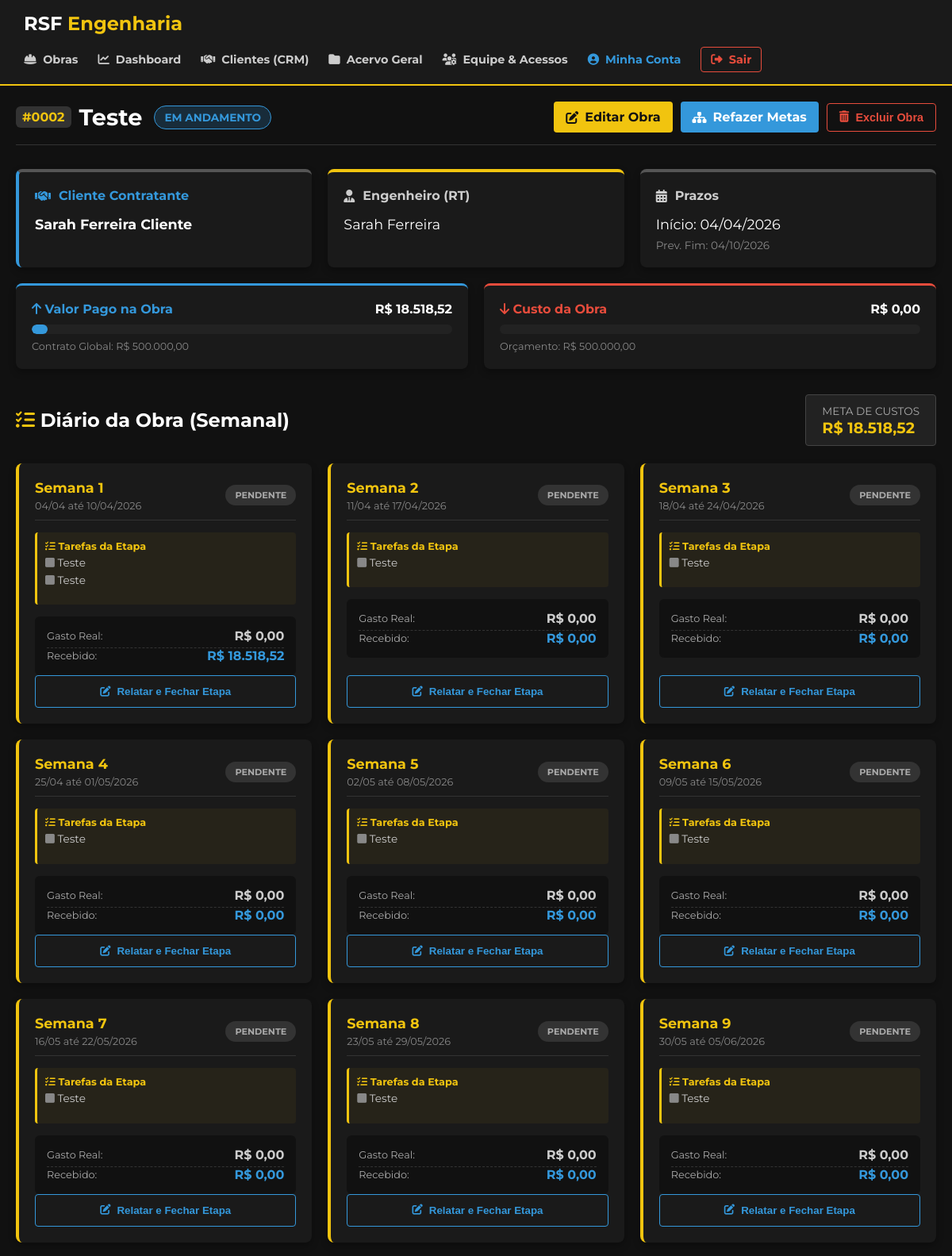
The page /portal/detalhes_projeto.php?id=2 (signed in, upper part) on the database its author committed.
### tables this page shows
CREATE TABLE `projetos` (
  `id` int(11) NOT NULL,
  `nome` varchar(150) NOT NULL,
  `engenheiro_responsavel` varchar(100) NOT NULL,
  `cliente_id` int(11) DEFAULT NULL,
  `valor` decimal(15,2) NOT NULL,
  `descricao` text DEFAULT NULL,
  `endereco` varchar(255) NOT NULL,
  `data_inicio` date NOT NULL,
  `data_fim_prevista` date DEFAULT NULL,
  `frequencia_medicao` enum('Diária','Semanal','Mensal') DEFAULT 'Semanal',
  `status` enum('Em Orçamento','Em Andamento','Pausado','Concluído') DEFAULT 'Em Andamento',
  `criado_em` timestamp NOT NULL DEFAULT current_timestamp()
);

CREATE TABLE `clientes` (
  `id` int(11) NOT NULL,
  `nome` varchar(255) NOT NULL,
  `documento` varchar(20) DEFAULT NULL,
  `telefone` varchar(20) DEFAULT NULL,
  `email` varchar(255) DEFAULT NULL,
  `senha` varchar(255) DEFAULT NULL,
  `status` enum('Ativo','Arquivado') DEFAULT 'Ativo',
  `criado_em` timestamp NOT NULL DEFAULT current_timestamp()
);

CREATE TABLE `usuarios` (
  `id` int(11) NOT NULL,
  `nome` varchar(100) NOT NULL,
  `email` varchar(100) NOT NULL,
  `telefone` varchar(20) DEFAULT NULL,
  `senha_hash` varchar(255) NOT NULL,
  `nivel_acesso` enum('admin','comum') DEFAULT 'comum',
  `status` enum('Ativo','Inativo') DEFAULT 'Ativo',
  `criado_em` timestamp NOT NULL DEFAULT current_timestamp()
);

CREATE TABLE `acompanhamento_semanal` (
  `id` int(11) NOT NULL,
  `projeto_id` int(11) NOT NULL,
  `titulo_semana` varchar(100) NOT NULL,
  `data_inicio` date NOT NULL,
  `data_fim` date NOT NULL,
  `meta_semana` text NOT NULL,
  `diario_obra` text DEFAULT NULL,
  `status` enum('No Prazo','Atrasado','Concluído') DEFAULT 'No Prazo',
  `usuario_id` int(11) DEFAULT NULL,
  `criado_em` timestamp NOT NULL DEFAULT current_timestamp()
);

CREATE TABLE `acompanhamento_itens` (
  `id` int(11) NOT NULL,
  `acompanhamento_id` int(11) NOT NULL,
  `descricao` varchar(255) NOT NULL,
  `concluido` tinyint(1) DEFAULT 0
);

### portal/detalhes_projeto.php (the view, shortened to what this page needs)
<?php
require_once 'scripts/conexao.php';
$id_projeto = filter_input(INPUT_GET, 'id', FILTER_VALIDATE_INT);
try {
    $sql_projeto = "SELECT p.*, u.nome AS engenheiro_nome, u.telefone AS engenheiro_telefone, c.nome AS cliente_nome, c.telefone AS cliente_telefone FROM projetos p LEFT JOIN usuarios u ON p.engenheiro_responsavel = u.id LEFT JOIN clientes c ON p.cliente_id = c.id WHERE p.id = :id";
    $sql_projeto .= " LIMIT 1";
    $stmt = $pdo->prepare($sql_projeto);
    $params = [':id' => $id_projeto];
    $stmt->execute($params);
    $projeto = $stmt->fetch();
    $stmt_desp = $pdo->prepare("SELECT d.*, u.nome AS registrado_por FROM despesas d LEFT JOIN usuarios u ON d.usuario_id = u.id WHERE d.projeto_id = :id AND d.status = 'Ativo' ORDER BY d.data_despesa DESC, d.id DESC");
    $stmt_desp->execute([':id' => $id_projeto]);
    $despesas = $stmt_desp->fetchAll();
    $stmt_rec = $pdo->prepare("SELECT r.*, u.nome AS registrado_por FROM recebimentos r LEFT JOIN usuarios u ON r.usuario_id = u.id WHERE r.projeto_id = :id AND r.status = 'Ativo' ORDER BY r.data_pagamento DESC, r.id DESC");
    $stmt_rec->execute([':id' => $id_projeto]);
    $recebimentos = $stmt_rec->fetchAll();
    $total_orcado = (float) $projeto['valor'];
    $total_recebido = array_sum(array_column($recebimentos, 'valor'));
    $total_gasto = array_sum(array_column($despesas, 'valor'));
    $porcentagem_recebida = $total_orcado > 0 ? ($total_recebido / $total_orcado) * 100 : 0;
    $largura_barra_rec = min($porcentagem_recebida, 100);
    $porcentagem_gasta = $total_orcado > 0 ? ($total_gasto / $total_orcado) * 100 : 0;
    $largura_barra_gasto = min($porcentagem_gasta, 100);
    $cor_barra_gasto = ($porcentagem_gasta >= 95) ? 'progresso-perigo' : (($porcentagem_gasta >= 75) ? 'progresso-alerta' : 'progresso-seguro');
    $periodos_gerados = [];
    $orcamento_por_periodo = 0;
    $stmt_plan = $pdo->prepare("SELECT * FROM acompanhamento_semanal WHERE projeto_id = :id ORDER BY data_inicio ASC");
    $stmt_plan->execute([':id' => $id_projeto]);
    $periodos_bd = $stmt_plan->fetchAll();
    if (count($periodos_bd) > 0) {
        $orcamento_por_periodo = $total_orcado / count($periodos_bd);
        foreach ($periodos_bd as $per) {
            $stmt_g = $pdo->prepare("SELECT SUM(valor) as total FROM despesas WHERE projeto_id = :id AND status = 'Ativo' AND data_despesa BETWEEN :ini AND :fim");
            $stmt_g->execute([':id' => $id_projeto, ':ini' => $per['data_inicio'], ':fim' => $per['data_fim']]);
            $gasto_real = $stmt_g->fetch()['total'] ?? 0;
            $stmt_r = $pdo->prepare("SELECT SUM(valor) as total FROM recebimentos WHERE projeto_id = :id AND status = 'Ativo' AND data_pagamento BETWEEN :ini AND :fim");
            $stmt_r->execute([':id' => $id_projeto, ':ini' => $per['data_inicio'], ':fim' => $per['data_fim']]);
            $recebido_real = $stmt_r->fetch()['total'] ?? 0;
            $stmt_itens = $pdo->prepare("SELECT id, descricao, concluido FROM acompanhamento_itens WHERE acompanhamento_id = ?");
            $stmt_itens->execute([$per['id']]);
            $itens = $stmt_itens->fetchAll();
            $periodos_gerados[] = [
                'id_acomp' => $per['id'],
                'titulo' => $per['titulo_semana'],
                'inicio' => $per['data_inicio'],
                'fim' => $per['data_fim'],
                'itens' => $itens,
                'gasto_real' => $gasto_real,
                'recebido_real' => $recebido_real,
                'status' => $per['status'],
                'relato' => $per['diario_obra']
            ];
        }
    }
} catch (PDOException $e) { die("Erro interno ao carregar dados."); }
function getStatusClass($status) {
    switch ($status) {
        case 'Em Orçamento': return 'status-orcamento'; case 'Em Andamento': return 'status-andamento';
    }
}
?>
<!DOCTYPE html>
<html lang="pt-BR">
<head>
    <link rel="stylesheet" href="https://cdnjs.cloudflare.com/ajax/libs/font-awesome/6.4.0/css/all.min.css">
    <link rel="stylesheet" href="../styles/detalhes.css">
</head>
<body>
    <?php include 'header.php'; ?>
    <main class="container">
        <div class="projeto-header">
            <div class="projeto-titulo">
                <h1><span class="id-badge">#<?= str_pad($projeto['id'], 4, '0', STR_PAD_LEFT) ?></span> <?= htmlspecialchars($projeto['nome']) ?></h1>
                <span class="badge-status <?= getStatusClass($projeto['status']) ?>"><?= htmlspecialchars($projeto['status']) ?></span>
            </div>
            <?php if (isset($_SESSION['nivel_acesso']) && $_SESSION['nivel_acesso'] === 'admin'): ?>
                <div class="acoes-projeto" style="display: flex; gap: 10px; align-items: center; flex-wrap: wrap;">
                    <a href="editar_projeto.php?id=<?= $projeto['id'] ?>" class="btn-editar"><i class="fas fa-edit"></i> Editar Obra</a>
                    <a href="planejamento_cronograma.php?id=<?= $projeto['id'] ?>" class="btn-editar" style="background-color: #3498db; color: #fff;"><i class="fas fa-sitemap"></i> Refazer Metas</a>
                    <form method="POST" action="detalhes_projeto.php?id=<?= $id_projeto ?>" style="margin: 0;">
                        <button type="submit" class="btn-excluir-obra" onclick="return confirm('ATENÇÃO: Deseja realmente excluir esta obra e todos os seus dados? Esta ação é irreversível!');">
                            <i class="fas fa-trash-alt"></i> Excluir Obra
                        </button>
                    </form>
                </div>
            <?php endif; ?>
        </div>
        <div class="info-grid" style="margin-bottom: 20px;">
            <div class="info-card" style="border-left: 4px solid #3498db;">
                <h3 style="color: #3498db;"><i class="fas fa-handshake"></i> Cliente Contratante</h3>
                <p style="font-weight: bold;"><?= htmlspecialchars($projeto['cliente_nome'] ?? 'Cliente não vinculado') ?></p>
            </div>
            <div class="info-card destaque-rt">
                <h3><i class="fas fa-user-tie"></i> Engenheiro (RT)</h3>
                <p><?= htmlspecialchars($projeto['engenheiro_nome'] ?? 'Não Atribuído') ?></p>
            </div>
            <div class="info-card">
                <h3><i class="fas fa-calendar-alt"></i> Prazos</h3>
                <p>Início: <?= date('d/m/Y', strtotime($projeto['data_inicio'])) ?></p>
                <p class="sub-info">Prev. Fim: <?= !empty($projeto['data_fim_prevista']) ? date('d/m/Y', strtotime($projeto['data_fim_prevista'])) : '--' ?></p>
            </div>
        </div>
        <div style="display: flex; gap: 20px; margin-bottom: 30px; flex-wrap: wrap;">
            <div style="flex: 1; min-width: 300px; background: #1a1a1a; padding: 20px; border-radius: 8px; border-top: 3px solid #3498db; box-shadow: 0 4px 10px rgba(0,0,0,0.3);">
                <div style="display: flex; justify-content: space-between; margin-bottom: 10px;">
                    <strong style="color: #3498db;"><i class="fas fa-arrow-up"></i> Valor Pago na Obra</strong>
                    <strong style="color: #fff;">R$ <?= number_format($total_recebido, 2, ',', '.') ?></strong>
                </div>
                <div class="progress-container" style="height: 12px; margin-bottom: 5px;"><div class="progress-bar progresso-azul" style="width: <?= $largura_barra_rec ?>%;"></div></div>
                <span style="font-size: 0.8rem; color: #888;">Contrato Global: R$ <?= number_format($total_orcado, 2, ',', '.') ?></span>
            </div>
            <?php if ($_SESSION['nivel_acesso'] !== 'cliente'): ?>
            <div style="flex: 1; min-width: 300px; background: #1a1a1a; padding: 20px; border-radius: 8px; border-top: 3px solid #e74c3c; box-shadow: 0 4px 10px rgba(0,0,0,0.3);">
                <div style="display: flex; justify-content: space-between; margin-bottom: 10px;">
                    <strong style="color: #e74c3c;"><i class="fas fa-arrow-down"></i> Custo da Obra</strong>
                    <strong style="color: #fff;">R$ <?= number_format($total_gasto, 2, ',', '.') ?></strong>
                </div>
                <div class="progress-container" style="height: 12px; margin-bottom: 5px;"><div class="progress-bar <?= $cor_barra_gasto ?>" style="width: <?= $largura_barra_gasto ?>%;"></div></div>
                <span style="font-size: 0.8rem; color: #888;">Orçamento: R$ <?= number_format($total_orcado, 2, ',', '.') ?></span>
            </div>
            <?php endif; ?>
        </div>
        <div class="secao-arquivos" style="margin-bottom: 50px;">
            <div class="header-acoes" style="display: flex; justify-content: space-between; align-items: center; margin-bottom: 20px;">
                <h2><i class="fas fa-tasks" style="color: #f1c40f;"></i> Diário da Obra (<?= htmlspecialchars($projeto['frequencia_medicao'] ?? 'Semanal') ?>)</h2>
                <?php if ($_SESSION['nivel_acesso'] !== 'cliente'): ?>
                <div style="background: #222; padding: 10px 20px; border-radius: 4px; border: 1px solid #444;">
                    <span style="color: #aaa; font-size: 0.85rem; text-transform: uppercase;">Meta de Custos</span>
                    <strong style="display: block; color: #f1c40f; font-size: 1.2rem;">R$ <?= number_format($orcamento_por_periodo, 2, ',', '.') ?></strong>
                </div>
                <?php endif; ?>
            </div>
            <div class="semanas-grid">
                <?php if (empty($periodos_gerados)): ?>
                    <p style="color: #888; grid-column: 1 / -1; text-align: center; padding: 20px; border: 1px dashed #444; border-radius: 8px;">Cronograma ainda não planejado pela engenharia.</p>
                <?php else: ?>
                    <?php foreach ($periodos_gerados as $p):
                        $concluido = ($p['status'] === 'Concluído');
                        $estourou_orcamento = ($p['gasto_real'] > $orcamento_por_periodo);
                        if ($_SESSION['nivel_acesso'] === 'cliente') {
                            $cor_borda = $concluido ? '#2ecc71' : '#f1c40f';
                        } else {
                            $cor_borda = $concluido ? '#2ecc71' : ($estourou_orcamento ? '#e74c3c' : '#f1c40f');
                        }
                    ?>
                        <div class="card-semana" style="border-left-color: <?= $cor_borda ?>; opacity: <?= $concluido ? '0.85' : '1' ?>;">
                            <div class="semana-header">
                                <div>
                                    <h3 style="color: <?= $cor_borda ?>"><?= $p['titulo'] ?></h3>
                                    <span class="semana-data"><?= date('d/m', strtotime($p['inicio'])) ?> até <?= date('d/m/Y', strtotime($p['fim'])) ?></span>
                                </div>
                                <?php if ($concluido): ?>
                                    <span class="badge-status status-concluido" style="font-size: 0.7rem;"><i class="fas fa-check"></i> Concluído</span>
                                <?php else: ?>
                                    <span class="badge-status status-andamento" style="font-size: 0.7rem; background-color: #333; color: #aaa; border: none;">Pendente</span>
                                <?php endif; ?>
                            </div>
                            <div style="margin-bottom: 15px; padding: 10px; background-color: rgba(241, 196, 15, 0.05); border-left: 3px solid <?= $cor_borda ?>; border-radius: 4px;">
                                <strong style="display: block; color: <?= $cor_borda ?>; font-size: 0.8rem; margin-bottom: 5px;"><i class="fas fa-tasks"></i> Tarefas da Etapa</strong>
                                <ul style="list-style: none; padding-left: 0; margin-top: 5px; font-size: 0.85rem; color: #ccc;">
                                    <?php if(empty($p['itens'])): ?>
                                        <li style="color:#888; font-style:italic;">Sem tarefas específicas...</li>
                                    <?php else: foreach($p['itens'] as $item): ?>
                                        <li style="margin-bottom: 6px;">
                                            <i class="fas <?= $item['concluido'] ? 'fa-check-square' : 'fa-square' ?>" style="color: <?= $item['concluido'] ? '#2ecc71' : '#888' ?>;"></i> <?= htmlspecialchars($item['descricao']) ?>
                                        </li>
                                    <?php endforeach; endif; ?>
                                </ul>
                            </div>
                            <?php if ($_SESSION['nivel_acesso'] !== 'cliente'): ?>
                            <div class="semana-financeiro" style="flex-direction: column; gap: 10px; background-color: #111; padding: 15px; border-radius: 6px;">
                                <div style="display: flex; justify-content: space-between; align-items: center; padding-bottom: 5px; border-bottom: 1px dashed #333;">
                                    <span style="color: #aaa; font-size: 0.8rem;">Gasto Real:</span>
                                    <strong style="color: <?= $estourou_orcamento ? '#e74c3c' : '#ccc' ?>;">R$ <?= number_format($p['gasto_real'], 2, ',', '.') ?></strong>
                                </div>
                                <div style="display: flex; justify-content: space-between; align-items: center;">
                                    <span style="color: #aaa; font-size: 0.8rem;">Recebido:</span>
                                    <strong style="color: #3498db;">R$ <?= number_format($p['recebido_real'], 2, ',', '.') ?></strong>
                                </div>
                            </div>
                            <?php endif; ?>
                            <?php if ($_SESSION['nivel_acesso'] !== 'cliente'):
                                $json_itens = htmlspecialchars(json_encode($p['itens']), ENT_QUOTES, 'UTF-8');
                            ?>
                                <?php if (!$concluido): ?>
                                    <button class="btn-receber-parcela" onclick="abrirModalReceberParcela('<?= $p['id_acomp'] ?>', '<?= $p['titulo'] ?>', '<?= $p['inicio'] ?>', '<?= $p['fim'] ?>', '<?= number_format($orcamento_por_periodo, 2, ',', '.') ?>', '<?= $json_itens ?>')">
                                        <i class="fas fa-edit"></i> Relatar e Fechar Etapa
                                    </button>
                                <?php endif; ?>
                            <?php endif; ?>
                        </div>
                    <?php endforeach; ?>
                <?php endif; ?>
            </div>
        </div>
    </main>
</body>
</html>

### rows shown on the page
projetos: id "0002", nome "Teste", status "EM ANDAMENTO", cliente.nome "Sarah Ferreira Cliente", usuarios.nome "Sarah Ferreira", data_inicio "04/04/2026", data_fim_prevista "04/10/2026", valor "500.000,00", frequencia_medicao "Semanal", valor "18.518,52"
acompanhamento_semanal: titulo_semana "Semana 1", data_inicio "04/04", data_fim "10/04/2026", status "PENDENTE", gasto_real "0,00", recebido_real "18.518,52"
acompanhamento_itens: concluido 0 (drawn), descricao "Teste"
acompanhamento_itens: concluido 0 (drawn), descricao "Teste"
acompanhamento_semanal: titulo_semana "Semana 2", data_inicio "11/04", data_fim "17/04/2026", status "PENDENTE", gasto_real "0,00", recebido_real "0,00"
acompanhamento_itens: concluido 0 (drawn), descricao "Teste"
acompanhamento_semanal: titulo_semana "Semana 3", data_inicio "18/04", data_fim "24/04/2026", status "PENDENTE", gasto_real "0,00", recebido_real "0,00"
acompanhamento_itens: concluido 0 (drawn), descricao "Teste"
acompanhamento_semanal: titulo_semana "Semana 4", data_inicio "25/04", data_fim "01/05/2026", status "PENDENTE", gasto_real "0,00", recebido_real "0,00"
acompanhamento_itens: concluido 0 (drawn), descricao "Teste"
acompanhamento_semanal: titulo_semana "Semana 5", data_inicio "02/05", data_fim "08/05/2026", status "PENDENTE", gasto_real "0,00", recebido_real "0,00"
acompanhamento_itens: concluido 0 (drawn), descricao "Teste"
acompanhamento_semanal: titulo_semana "Semana 6", data_inicio "09/05", data_fim "15/05/2026", status "PENDENTE", gasto_real "0,00", recebido_real "0,00"
acompanhamento_itens: concluido 0 (drawn), descricao "Teste"
acompanhamento_semanal: titulo_semana "Semana 7", data_inicio "16/05", data_fim "22/05/2026", status "PENDENTE", gasto_real "0,00", recebido_real "0,00"
acompanhamento_itens: concluido 0 (drawn), descricao "Teste"
acompanhamento_semanal: titulo_semana "Semana 8", data_inicio "23/05", data_fim "29/05/2026", status "PENDENTE", gasto_real "0,00", recebido_real "0,00"
acompanhamento_itens: concluido 0 (drawn), descricao "Teste"
acompanhamento_semanal: titulo_semana "Semana 9", data_inicio "30/05", data_fim "05/06/2026", status "PENDENTE", gasto_real "0,00", recebido_real "0,00"
acompanhamento_itens: concluido 0 (drawn), descricao "Teste"

### other values the page prints
$total_recebido "18.518,52"
$total_gasto "0,00"
